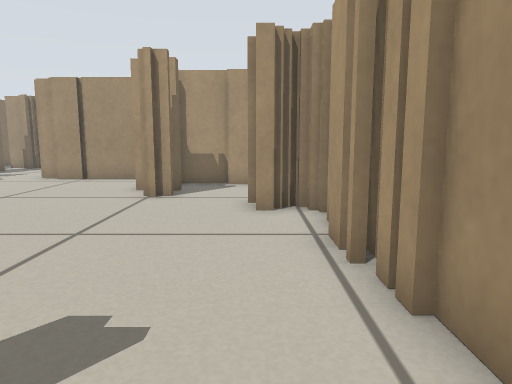
[1] (above)

16 first-person views from a walk through a world built for the Player/Stage simulator. The camera is 0.39 m above the floor, tilts 8° down and sees 70° across. The lines on the ground mark 1 m squares. The floor is counted in squares, 0.25 m on a side. Each view is taken from the middle of a square. On the plan, view 1 faces up. The plan holds only what a view shows up to about 16 squares ahead; the rest is blank. The place goes on beyond the plan. Robots are left out.

[2]
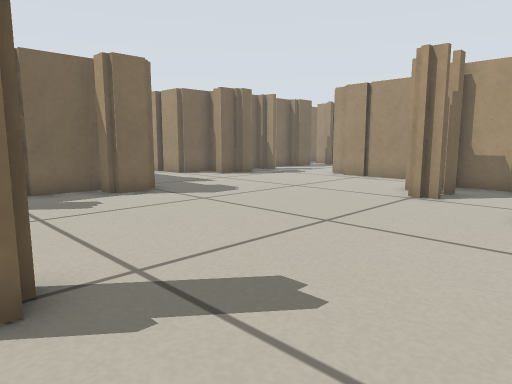

[3]
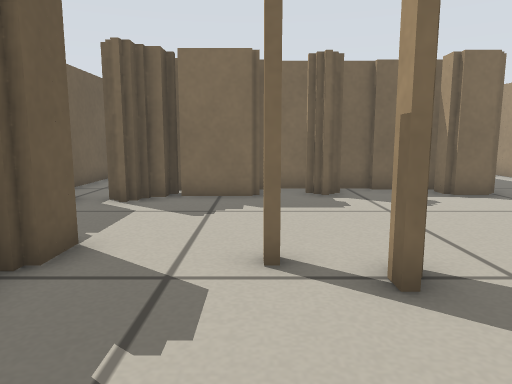

[4]
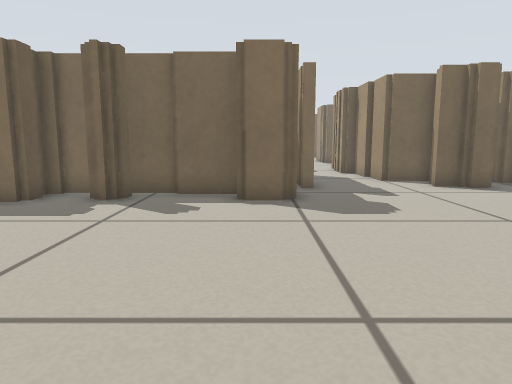

[5]
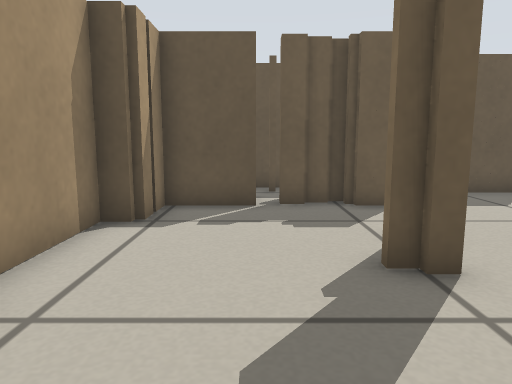

[6]
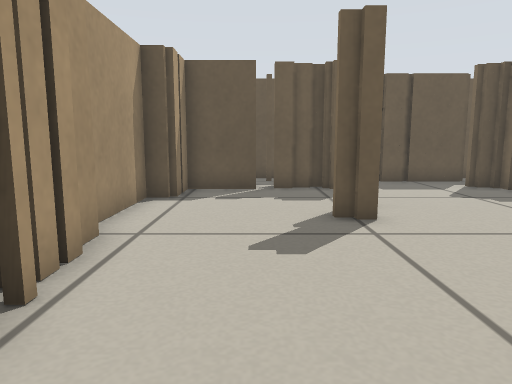

[7]
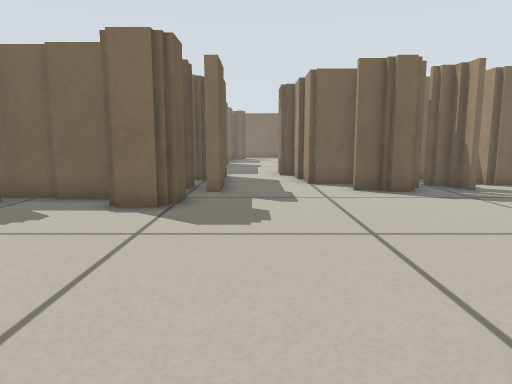

[8]
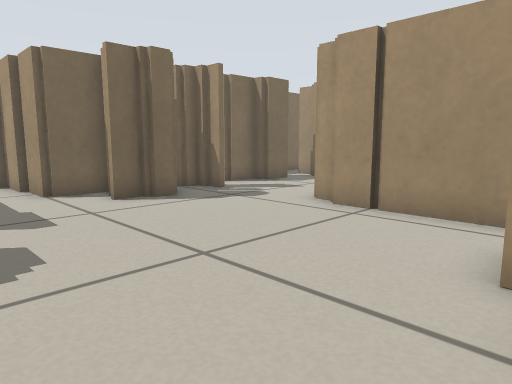

[9]
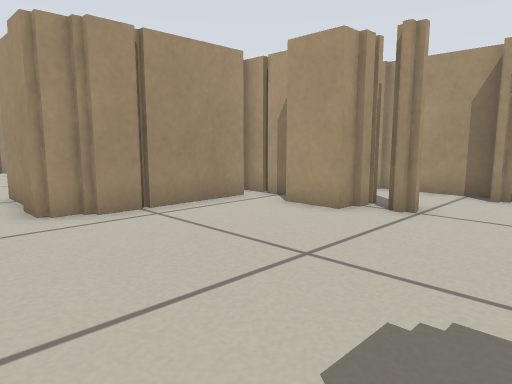

[10]
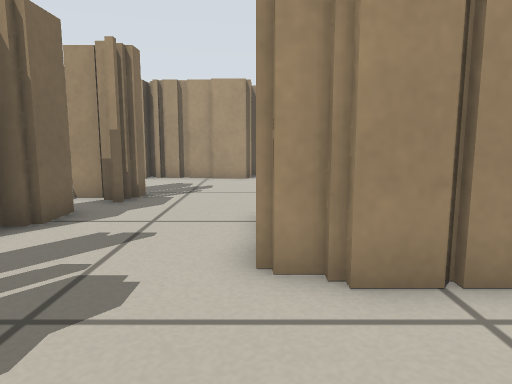

[11]
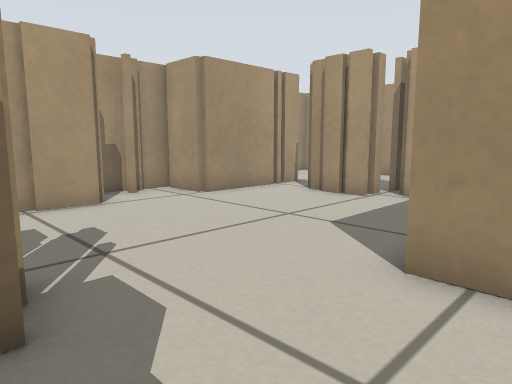

[12]
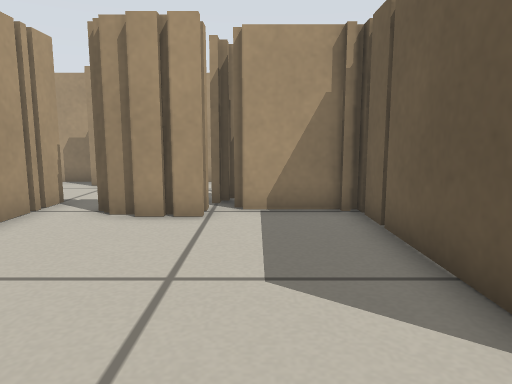

[13]
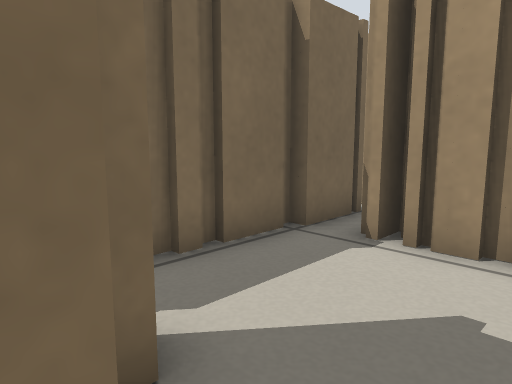

[14]
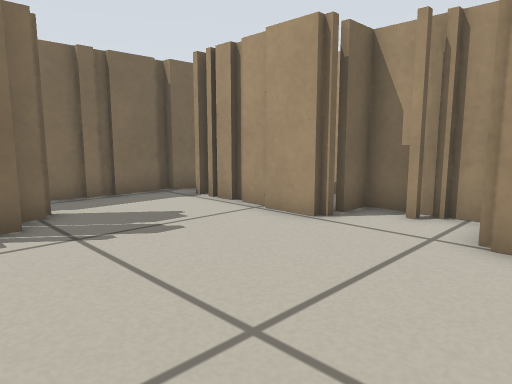

[15]
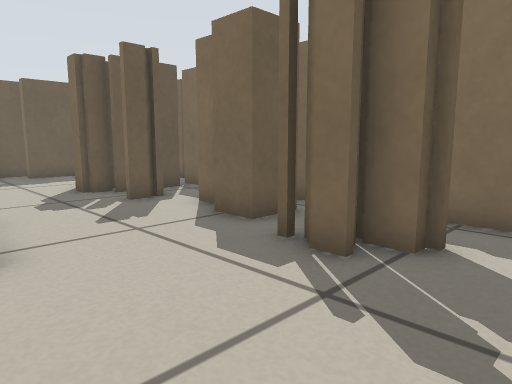

[16]
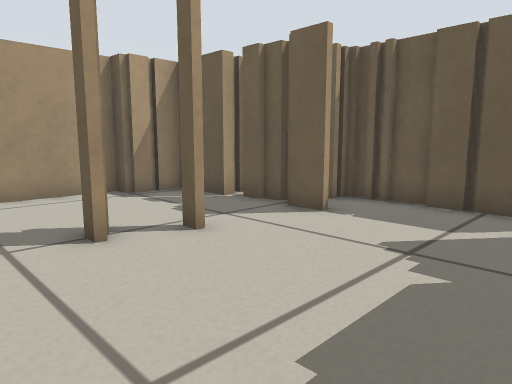

### Floor plan
Key: @ floor where view 1 was taken; # wall or solid block; . floor.
Columns run from 18 left of view 1 to 2 right of it. Each row starts with its distance up from view 1.
 28          ####
 27    ##### ##.#
 26    #...###..####
 25    #...........#
 24    #...........#
 23    #.......... #
 22    ###........ #
 21     ###........#
 20      ##........#
 19     ##....######
 18     ##...##
 17     #....#
 16     #....#
 15     ##...#######
 14     ##.........#
 13      ##.......#####
 12      ##.......###.#
 11     ## ........##.#
 10 #####.............#
  9  .................##
  8  .................###
  7  ######............#
  6   #  ####..........#
  5        ##..........##
  4        #...........##
  3        #...........##
  2        ##...........#
  1        ##......#....#
  0        #..........@.#
 -1        ###..........#
 -2          #.........##
 -3          #.........#
 -4          #....######
 -5          #.....#
 -6          #######

Where each view was taken, in squares from view 1:
view 1: 0 up, 0 right, facing up
view 2: 0 up, 1 right, facing up-left
view 3: 1 down, 1 right, facing left
view 4: 5 up, 0 right, facing left
view 5: 5 up, 1 left, facing down
view 6: 8 up, 1 left, facing down
view 7: 8 up, 1 left, facing left
view 8: 7 up, 3 left, facing up-left
view 9: 7 up, 11 left, facing up-right
view 10: 11 up, 9 left, facing up
view 11: 17 up, 13 left, facing up-right
view 12: 21 up, 11 left, facing right
view 13: 21 up, 11 left, facing up-left
view 14: 20 up, 5 left, facing up-left
view 15: 24 up, 8 left, facing down-left
view 16: 3 up, 9 left, facing down-right
